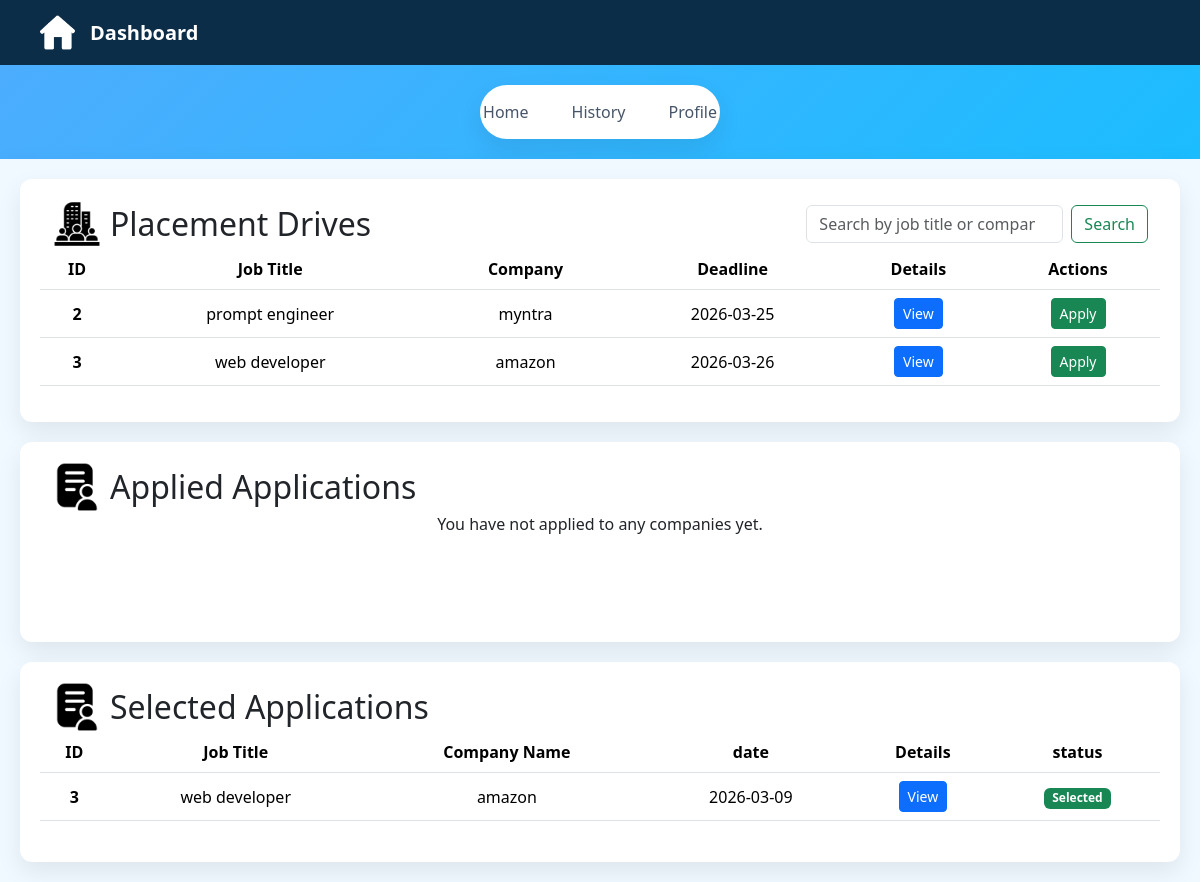
The app's page /student-dashboard/6 with its own data.
### application/model.py (models this page shows)
class PlacementDrive(db.Model):
    __tablename__ = "placementdrive"
    id = db.Column(db.Integer , primary_key = True)
    company_id = db.Column(db.Integer , db.ForeignKey('company.id') , nullable = False)
    job_title = db.Column(db.String(100), nullable=False)
    mode = db.Column(db.String(50), nullable=False)
    package = db.Column(db.Float, nullable=False)
    eligibility = db.Column(db.Text , nullable = False)
    description = db.Column(db.Text,  nullable = False)
    deadline = db.Column(db.Date , nullable = False)
    status = db.Column(db.String(50), nullable=False, default='Pending')
    drive_application = db.relationship('Applications' , backref = 'placementdrive' ,cascade = "all, delete-orphan")

class Company(db.Model):
    __tablename__ = "company"
    id = db.Column(db.Integer , primary_key = True)
    user_id = db.Column(db.Integer ,db.ForeignKey('user.id'),nullable = False)
    name = db.Column(db.String(50) , nullable = False)
    hr_contact = db.Column(db.String(150) , nullable = False , unique = True)
    website_link = db.Column(db.String(500) , nullable = False)
    field = db.Column(db.String(50) , nullable = False)
    status = db.Column(db.String(50) , nullable = False , default = "unverified")
    placement_drive = db.relationship('PlacementDrive' , backref = 'company' , cascade = 'all, delete-orphan')

class Applications(db.Model):
    __tablename__ = "applications"
    id = db.Column(db.Integer , primary_key = True)
    drive_id = db.Column(db.Integer , db.ForeignKey('placementdrive.id') , nullable = False)
    student_id = db.Column(db.Integer , db.ForeignKey('student.id') , nullable = False)
    application_date =  db.Column(db.Date, nullable=False , default=db.func.current_date())
    status = db.Column(db.String(50), nullable=False, default='Applied')

### application/controllers.py (the view)
@app.route('/student-dashboard/<int:student_id>')
def student_dashboard(student_id):
    placement_drives = PlacementDrive.query.filter(
        or_(PlacementDrive.status == 'verified', PlacementDrive.status == 'closed')
    ).all()
    selected_applications = Applications.query.filter_by(
        student_id=student_id, status='selected'
    ).all()
    applied_applications = Applications.query.filter(
        Applications.student_id == student_id,
        or_(
            Applications.status == 'applied',
            Applications.status == 'rejected',
            Applications.status == 'shortlisted'
        )
    ).all()
    return render_template(
        "/student/dashboard.html",
        student_id=student_id,
        placement_drives=placement_drives,
        selected_applications=selected_applications,
        applied_applications=applied_applications
    )

### templates/student/dashboard.html (shortened to what this page needs)
<!DOCTYPE html>
<html lang="en">
<head>
    <link href="https://cdn.jsdelivr.net/npm/bootstrap@5.3.8/dist/css/bootstrap.min.css" rel="stylesheet">
    <link rel="stylesheet" href="{{ url_for('static', filename='css/student.css') }}">
</head>
<body>
    <div class="dashboard-nav">
        <div class="nav-left">
            <img src="/static/images/home-logo.png" alt="home">
            <span>Dashboard</span>
        </div>
    </div>
    <div class="page-tabs">
        <a href="/student-dashboard/{{student_id}}">Home</a>
        <a href="/student-history/{{student_id}}">History</a>
        <a href="/student-profile/{{student_id}}">Profile</a>
    </div>
    <div class="all-data">
        <div class="verified-drive">
            <div class="container-fluid d-flex justify-content-between align-items-center">
                <div class="d-flex align-items-center">
                    <img src="/static/images/company.png" class="logos me-2" alt="">
                    <h2 class="mb-0">Placement Drives</h2>
                </div>
                <form class="d-flex" role="search" action="/search-drive/{{ student_id }}" method="get">
                    <input class="form-control me-2" type="search" placeholder="Search by job title or company"
                        aria-label="Search" name="search_drive">
                    <input class="btn btn-outline-success" type="submit" value="Search">
                </form>
            </div>
            {% if placement_drives %}
            <table class="table table-hover">
                <thead>
                    <tr>
                        <th scope="col">ID</th>
                        <th scope="col">Job Title</th>
                        <th scope="col">Company</th>
                        <th scope="col">Deadline</th>
                        <th scope="col">Details</th>
                        <th scope="col">Actions</th>
                    </tr>
                </thead>
                <tbody>
                    {% for drive in placement_drives %}
                    <tr>
                        <th scope="row">{{ drive.id }}</th>
                        <td>{{ drive.job_title }}</td>
                        <td>{{ drive.company.name }}</td>
                        <td>{{ drive.deadline }}</td>
                        <td><a href="/student-drive-details/{{student_id}}/{{ drive.id }}" class="btn btn-primary btn-sm">View</a></td>
                        <td>
                            <a href="/student-apply-placement-drive/{{student_id}}/{{ drive.id }}"
                                class="btn btn-success btn-sm">Apply</a>
                        </td>
                    </tr>
                    {% endfor %}
                </tbody>
            </table>
            {% else %}
            <p class="text-center">No placement drives available at the moment.</p>
            {% endif %}
        </div>
        <div class="application-status">
            <div class="container-fluid d-flex justify-content-between align-items-center">
                <div class="d-flex align-items-center">
                    <img src="/static/images/applications.png" class="logos me-2" alt="">
                    <h2 class="mb-0">Applied Applications</h2>
                </div>
            </div>
            {% if applied_applications %}
            <table class="table table-hover">
                <thead>
                    <tr>
                        <th scope="col">ID</th>
                        <th scope="col">Job Title</th>
                        <th scope="col">Company Name</th>
                        <th scope="col">date</th>
                        <th scope="col">Details</th>
                        <th scope="col">status</th>
                    </tr>
                </thead>
                <tbody>
                    {% for application in applied_applications %}
                    <tr>
                        <th scope="row">{{ application.id }}</th>
                        <td>{{ application.placementdrive.job_title }}</td>
                        <td>{{ application.placementdrive.company.name }}</td>
                        <td>{{ application.application_date }}</td>
                        <td><a href="/student-drive-details/{{ student_id }}/{{ application.placementdrive.id }}"
                                class="btn btn-primary btn-sm">View</a></td>
                        <td>
                            {% if application.status == 'applied' %}
                            <span class="badge bg-warning text-dark">Applied</span>
                            {% elif application.status == 'rejected' %}
                            <span class="badge bg-danger">Rejected</span>
                            {% elif application.status == 'Shortlisted' %}
                            <span class="badge bg-secondary">Shortlisted</span>
                            {% endif %}
                        </td>
                    </tr>
                    {% endfor %}
                </tbody>
            </table>
            {% else %}
            <p class="text-center">You have not applied to any companies yet.</p>
            {% endif %}
        </div>
        <div class="application-status">
            <div class="container-fluid d-flex justify-content-between align-items-center">
                <div class="d-flex align-items-center">
                    <img src="/static/images/applications.png" class="logos me-2" alt="">
                    <h2 class="mb-0">Selected Applications</h2>
                </div>
            </div>
            {% if selected_applications %}
            <table class="table table-hover">
                <thead>
                    <tr>
                        <th scope="col">ID</th>
                        <th scope="col">Job Title</th>
                        <th scope="col">Company Name</th>
                        <th scope="col">date</th>
                        <th scope="col">Details</th>
                        <th scope="col">status</th>
                    </tr>
                </thead>
                <tbody>
                    {% for application in selected_applications %}
                    <tr>
                        <th scope="row">{{ application.id }}</th>
                        <td>{{ application.placementdrive.job_title }}</td>
                        <td>{{ application.placementdrive.company.name }}</td>
                        <td>{{ application.application_date }}</td>
                        <td><a href="/student-drive-details/{{ student_id }}/{{ application.placementdrive.id }}"
                                class="btn btn-primary btn-sm">View</a></td>
                        <td>
                            <span class="badge bg-success">Selected</span>
                        </td>
                    </tr>
                    {% endfor %}
                </tbody>
            </table>
            {% else %}
            <p class="text-center">You have not selected any applications yet.</p>
            {% endif %}
        </div>
    </div>
</body>
</html>

### static/css/student.css (style rules this page uses)
:root { --bg-gradient-start: #4facfe; --bg-gradient-end: #00c6ff; --nav-bg: #0c2d48; --nav-text: #ffffff; --nav-active: #22d3ee; --card-bg: #f0f9ff; --card-white: #ffffff; --card-border: #dbeafe; --text-primary: #0f172a; --text-secondary: #475569; --shadow-soft: 0 10px 25px rgba(0, 0, 0, 0.08); }
* { margin: 0; padding: 0; box-sizing: border-box; font-family: "Segoe UI", sans-serif; }
body { background: linear-gradient(135deg, var(--bg-gradient-start), var(--bg-gradient-end)); min-height: 100vh; }
.dashboard-nav { background-color: var(--nav-bg); padding: 15px 40px; }
.nav-left { display: flex; align-items: center; gap: 15px; }
.nav-left img { width: 35px; height: 35px; }
.nav-left span { color: var(--nav-text); font-size: 20px; font-weight: 630; }
.page-tabs { background: var(--card-white); margin: 20px auto; width: 20%; border-radius: 30px; padding: 15px 30px; display: flex; justify-content: center; gap: 43px; box-shadow: var(--shadow-soft); }
.page-tabs a { text-decoration: none; color: var(--text-secondary); font-weight: 500; transition: color 0.3s ease; }
.all-data { width: 100%; min-height: 570px; background-color: var(--card-bg); box-shadow: var(--shadow-soft); display: flex; flex-direction: column; gap: 20px; padding: 20px; }
.verified-drive { width: 100%; max-height: 400px; background-color: var(--card-white); box-shadow: var(--shadow-soft); padding: 20px; border-radius: 12px; overflow-y: auto; }
.verified-drive thead th { position: sticky; top: 0; background-color: var(--card-white); z-index: 5; }
.application-status { width: 100%; min-height: 200px; background-color: var(--card-white); box-shadow: var(--shadow-soft); padding: 20px; border-radius: 12px; overflow-y: auto; }
.application-status thead th { position: sticky; top: 0; background-color: var(--card-white); z-index: 5; }
.table th, .table td { text-align: center; vertical-align: middle; }
.logos { width: 50px; height: 50px; }

### records on screen
PlacementDrive: id "2", job_title "prompt engineer", company.name "myntra", deadline "2026-03-25"
PlacementDrive: id "3", job_title "web developer", company.name "amazon", deadline "2026-03-26"
Applications: id "3", placementdrive.job_title "web developer", placementdrive.company.name "amazon", application_date "2026-03-09"
